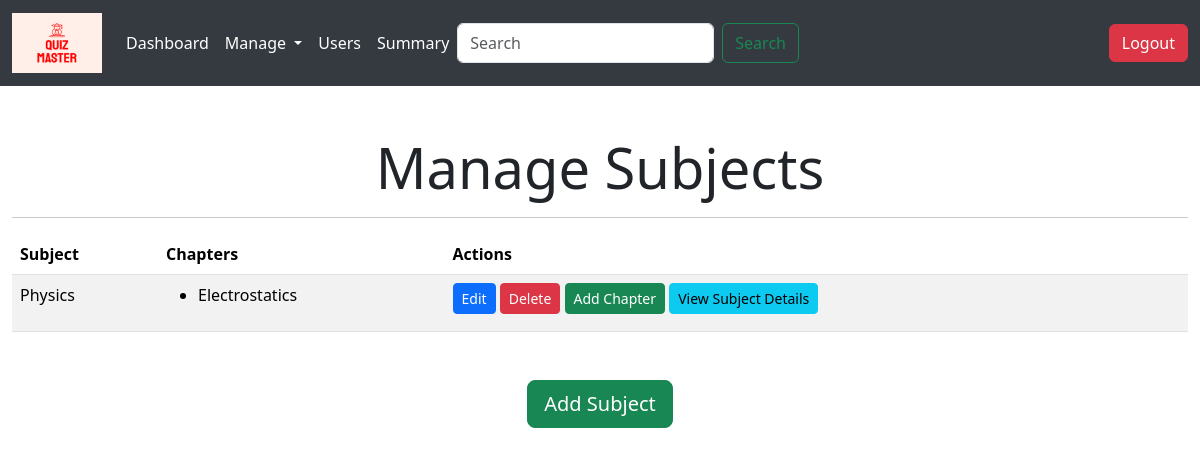
The page /manage_subjects (signed in) on the database as committed earlier.
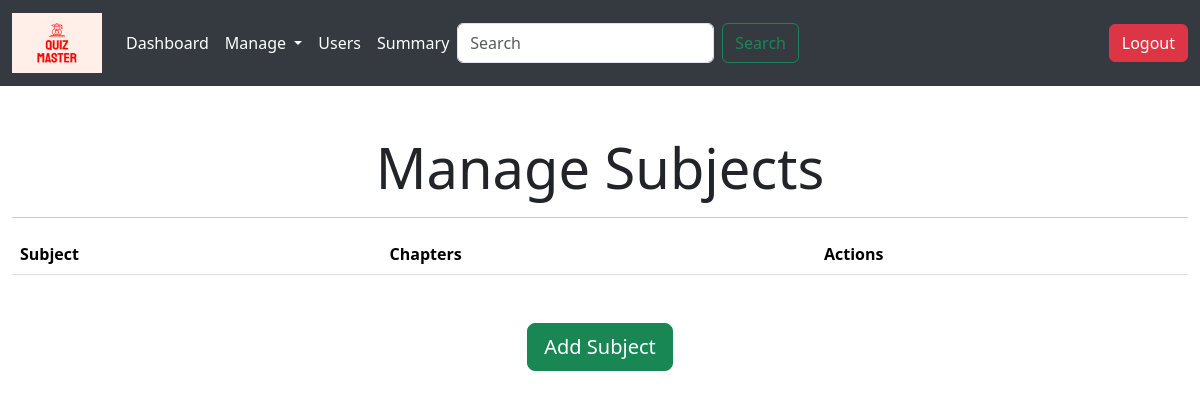
The same page on the database as committed later.
### controller/models.py (models this page shows)
class Subject(db.Model):
    id = db.Column(db.Integer,primary_key = True, autoincrement = True)
    name = db.Column(db.String(128), unique = True, nullable = False)
    description = db.Column(db.Text)
    chapters = db.relationship('Chapter', backref = 'subject', lazy = True)

class Chapter(db.Model):
    id = db.Column(db.Integer, primary_key = True, autoincrement = True)
    subject_id = db.Column(db.Integer, db.ForeignKey('subject.id'), nullable = False)
    name = db.Column(db.String(128), unique = True, nullable = False)
    description = db.Column(db.Text)
    quizzes = db.relationship('Quiz', backref = 'chapter', lazy = True)

### controller/admin_routes.py (the view)
@app.route('/manage_subjects')
@login_required
def manage_subjects():
    if current_user.role != 'admin':
        flash('You are not authorized to view this page!', 'danger')
        return redirect(url_for('home'))
    subjects = Subject.query.all()
    return render_template('manage_subjects.html', subjects=subjects)

### controller/authorization_routes.py (called while the page is built)
@login_manager.user_loader
def load_user(user_id):
    return User.query.get(int(user_id))

### templates/manage_subjects.html (shortened to what this page needs)
{% extends 'base.html' %}
{% block content %}
  <div class="container-fluid mt-5">
    <h1 class="display-4 text-center">Manage Subjects</h1>
    <hr>
    <div class = "table-responsive">
      <table class="table table-striped">
        <thead class="thead-dark">
          <tr>
            <th>Subject</th>
            <th>Chapters</th>
            <th>Actions</th>
          </tr>
        </thead>
        <tbody>
          {% for subject in subjects %}
            <tr>
              <td>{{ subject.name }}</td>
              <td>
                <ul>
                  {% for chapter in subject.chapters %}
                    <li>{{ chapter.name }}</li>
                  {% endfor %}
                </ul>
              </td>
              <td>
                <a href="{{ url_for('edit_subject', subject_id=subject.id) }}" class="btn btn-primary btn-sm">Edit</a>
                <a href="{{ url_for('delete_subject', subject_id=subject.id) }}" onclick="return confirm('Are you sure you want to delete?')" class="btn btn-danger btn-sm">Delete</a>
                <a href="{{ url_for('add_chapter', subject_id=subject.id) }}" class="btn btn-success btn-sm">Add Chapter</a>
                <a href="{{ url_for('subject_details', subject_id=subject.id) }}" class="btn btn-info btn-sm">View Subject Details</a>
              </td>
            </tr>
          {% endfor %}
        </tbody>
      </table>
    </div>
    <div class="text-center mt-3">
      <a href="{{ url_for('add_subject') }}" class="btn btn-success btn-lg mt-3">Add Subject</a>
    </div>
  </div>
{% endblock %}

Rows that differ between the two databases and show on the page:
removed Subject: name "Physics"
removed Chapter: name "Electrostatics"
